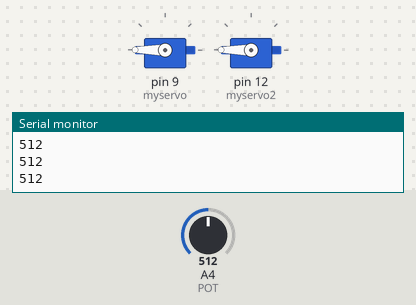
Recording of a sketch running on a simulated Arduino Uno, built with avr-gcc and run on an emulated ATmega328P. Parts: 2 × servo, the last lines printed to the serial monitor. Inputs (shaded band) come from the test bench; at power-on: A4 (POT) = 512.

Above: at 1.2 s.
1.3 s: A4 (POT) set to 306
At 2.3 s:
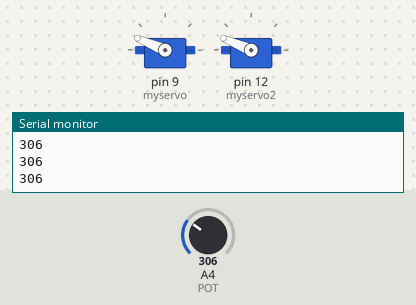
2.8 s: A4 (POT) set to 122
At 3.5 s:
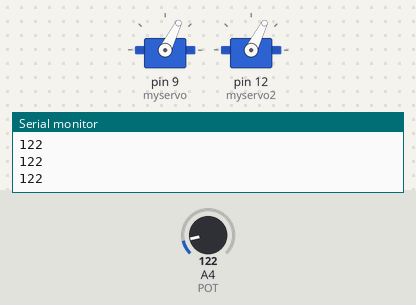
4.3 s: A4 (POT) set to 0
At 5.5 s:
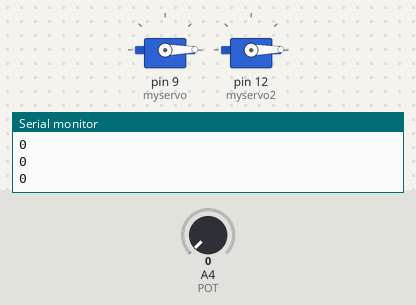
5.8 s: A4 (POT) set to 511
At 7.0 s:
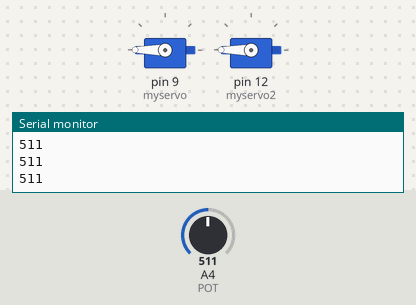
Timing chart, 0 to 8.3 s (numbered marks = the images above; inputs shaded):
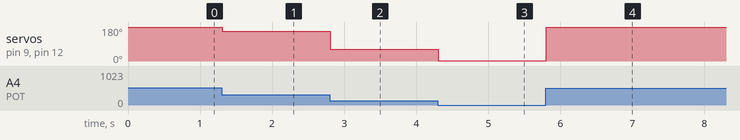

The sketch:

servo_translator.ino
```cpp
 #include <Servo.h>

 Servo myservo;
 Servo myservo2;

 const int POT = 4;

 int pos1  = 0;
 int pos2  = 0;
 int input = 0;

 void setup()
 {
   Serial.begin(9600);
   myservo.attach(9);
   myservo2.attach(12);
 }

 void loop()
 {
   input = analogRead(POT);
   Serial.println(input);

   pos1 = map(input, 1,350,1,180);
   pos2 = map(input, 1,350,1,180);

   myservo.write(pos1);
   myservo2.write(pos2);

 }
```

Measured:
- after the input at 1.3 s, servo on pin 9 (myservo), servo on pin 12 (myservo2): 180° → 157° at once
- after the input at 2.8 s, servo on pin 9 (myservo), servo on pin 12 (myservo2): 157° → 63° at once
- after the input at 4.3 s, servo on pin 9 (myservo), servo on pin 12 (myservo2): 63° → 1° at once
- after the input at 5.8 s, servo on pin 9 (myservo), servo on pin 12 (myservo2): 1° → 180° at once
